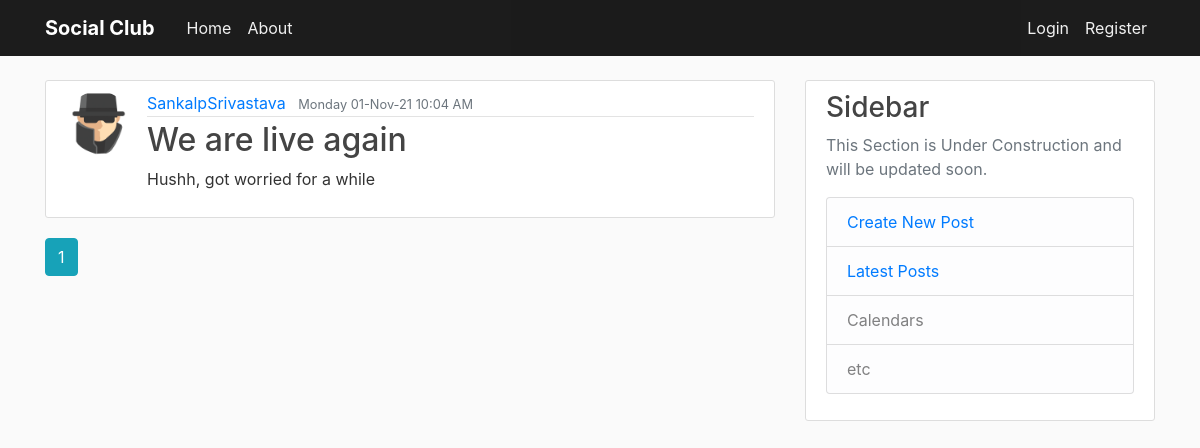
Page /home on the earlier database version.
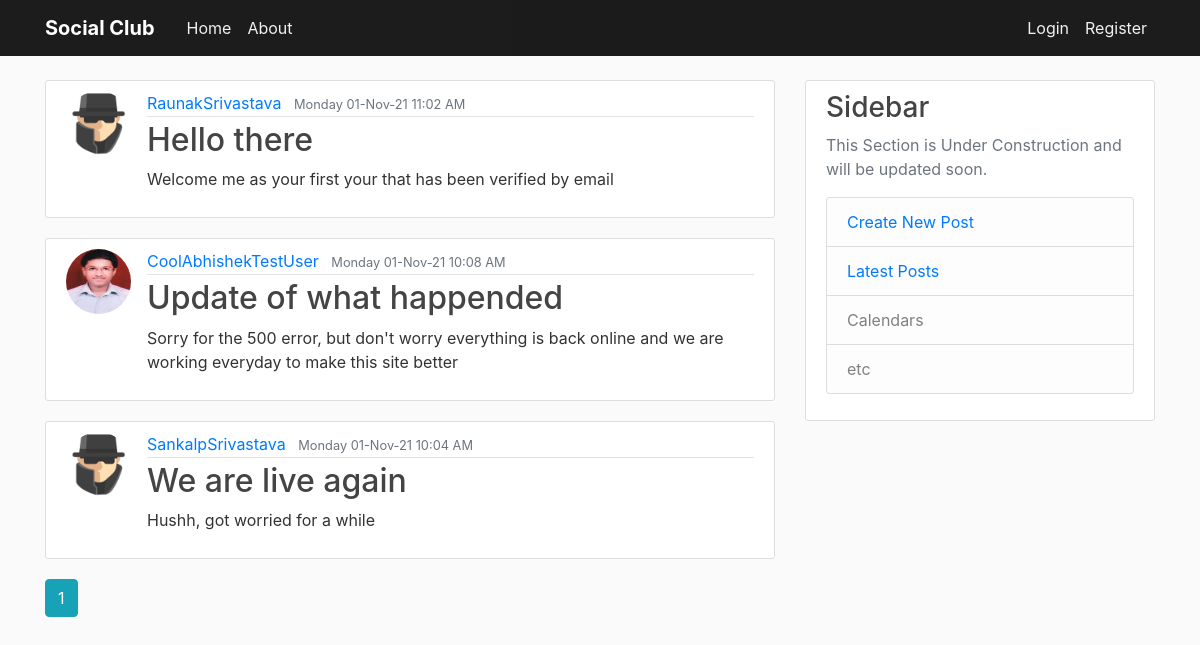
Same page on the later database version.
### flaskblog/models.py (models this page shows, shortened)
class Post(db.Model):
    id = db.Column(db.Integer, primary_key=True)
    title = db.Column(db.String(100), nullable=False)
    date_posted = db.Column(db.DateTime, nullable=False,
                            default=datetime.utcnow)
    content = db.Column(db.Text, nullable=False)
    user_id = db.Column(db.Integer, db.ForeignKey('user.id'), nullable=False)
    post_edited = db.Column(db.Boolean,unique=False, default=False)

class User(db.Model,UserMixin):
    id = db.Column(db.Integer, primary_key=True)
    username = db.Column(db.String(20), unique=True, nullable=False)
    email = db.Column(db.String(120), unique=True, nullable=False)
    image_file = db.Column(db.String(20), nullable=False,
                           default='default.jpg')
    password = db.Column(db.String(60), nullable=False)
    date_of_join = db.Column(db.DateTime,default=datetime.utcnow())
    posts = db.relationship('Post', backref='author', lazy=True)

### flaskblog/main/routes.py (the view)
@main.route("/")
@main.route("/home")
def home():
    page = request.args.get('page',1,type=int)
    posts = Post.query.order_by(Post.date_posted.desc()).paginate(page = page ,per_page=5)
    return render_template('home.html', posts=posts,timezone=timezone)

### flaskblog/templates/home.html
{% extends "layout.html" %}
{% block content %}
{% for post in posts.items%}
<article class="media content-section">
  <a href ="{{url_for('users.user_posts',username=post.author.username)}}">
    <img alt="{{post.author.username}} Photo" class ="rounded-circle article-img" src ="{{url_for('static',filename='profile_pics/'+post.author.image_file)}}"></img></a>
    <div class="media-body">
        <div class="article-metadata">
            <a class="mr-2" href="{{url_for('users.user_posts',username=post.author.username)}}">{{ post.author.username }}</a>
            {%if post.post_edited %}
            <small class="text-muted">{{ post.date_posted.replace(tzinfo=timezone.utc).astimezone(tz=None).strftime('%A %d-%b-%y %I:%M %p') }} (Edited)</small>
            {%else%}
            <small class="text-muted">{{ post.date_posted.replace(tzinfo=timezone.utc).astimezone(tz=None).strftime('%A %d-%b-%y %I:%M %p') }}</small>
            {%endif%}
        </div>
        <h2><a class="article-title" href="{{url_for('posts.post',post_id=post.id)}}">{{ post.title }}</a></h2>
        <p class="article-content">{{ post.content }}</p>
    </div>
</article>
{% endfor %}
{% for page_num in posts.iter_pages(left_edge=1, right_edge=1, left_current=1, right_current=2) %}
  {% if page_num %}
    {% if posts.page == page_num %}
      <a class="btn btn-info mb-4" href="{{ url_for('main.home', page=page_num) }}">{{ page_num }}</a>
    {% else %}
      <a class="btn btn-outline-info mb-4" href="{{ url_for('main.home', page=page_num) }}">{{ page_num }}</a>
    {% endif %}
  {% else %}
    ...
  {% endif %}
{% endfor %}
{% endblock content %}

### flaskblog/templates/layout.html (shortened to what this page needs)
<!DOCTYPE html>
<html lang="en">
<head>
    <link rel="stylesheet" href="https://stackpath.bootstrapcdn.com/bootstrap/4.3.1/css/bootstrap.min.css"
>
    <link rel="stylesheet" type="text/css" href="{{url_for('static',filename='main.css')}}">
</head>
<body>
    <header class="site-header">
        <nav class="navbar navbar-expand-md navbar-dark bg-steel fixed-top">
            <div class="container">
                <a class="navbar-brand mr-4" href="#">Social Club</a>
                <div class="collapse navbar-collapse" id="navbarToggle">
                    <div class="navbar-nav mr-auto">
                        <a class="nav-item nav-link" href="{{url_for('main.home')}}">Home</a>
                        <a class="nav-item nav-link" href="{{url_for('main.about')}}">About</a>
                    </div>
                    <div class="navbar-nav">
                        {% if current_user.is_authenticated %}
                        <a class="nav-item nav-link" href="{{url_for('posts.new_post')}}">New Post</a>
                        <a class="nav-item nav-link" href="{{url_for('users.account')}}">Account</a>
                        <a class="nav-item nav-link" href="{{url_for('users.logout')}}">Logout</a>
                        {% else %}
                        <a class="nav-item nav-link" href="{{url_for('users.login')}}">Login</a>
                        <a class="nav-item nav-link" href="{{url_for('users.register')}}">Register</a>
                        {%endif%}
                    </div>
                </div>
            </div>
        </nav>
    </header>
    <main role="main" class="container">
        <div class="row">
            <div class="col-md-8">
                {% block content %}{% endblock %}
            </div>
            <div class="col-md-4">
                <div class="content-section">
                    <h3>Sidebar</h3>
                    <p class='text-muted'>This Section is Under Construction and will be updated soon.
                    <ul class="list-group">
                        <li class="list-group-item list-group-item-light"><a href="{{url_for('posts.new_post')}}">Create New Post</a></li>
                        <li class="list-group-item list-group-item-light"><a href="{{url_for('main.home')}}">Latest Posts</a></li>
                        <li class="list-group-item list-group-item-light">Calendars</li>
                        <li class="list-group-item list-group-item-light">etc</li>
                    </ul>
                    </p>
                </div>
            </div>
        </div>
    </main>
</body>
</html>

### flaskblog/static/main.css (style rules this page uses)
body { background: #fafafa; color: #333333; margin-top: 5rem; }
h1, h2, h3, h4, h5, h6 { color: #444444; }
.bg-steel { background-color: #000000e3; }
.site-header .navbar-nav .nav-link { color: #ffffffef; }
.navbar-dark .navbar-brand { font-weight: 700; }
.content-section { background: #ffffff; padding: 10px 20px; border: 1px solid #dddddd; border-radius: 3px; margin-bottom: 20px; }
.article-title { color: #444444; }
.article-content { white-space: pre-line; }
.article-img { height: 65px; width: 65px; margin-right: 16px; }
.article-metadata { padding-bottom: 1px; margin-bottom: 4px; border-bottom: 1px solid #e3e3e3 }

Differences in the rows shown:
added Post: image_file (placeholder picture), author.username "RaunakSrivastava", date_posted.replace "Monday 01-Nov-21 11:02 AM", title "Hello there", content "Welcome me as your first your that has been verified by email"
added Post: image_file (picture), author.username "CoolAbhishekTestUser", date_posted.replace "Monday 01-Nov-21 10:08 AM", title "Update of what happended", content "Sorry for the 500 error, but don't worry everything is back online and we are working everyday to make this site better"
